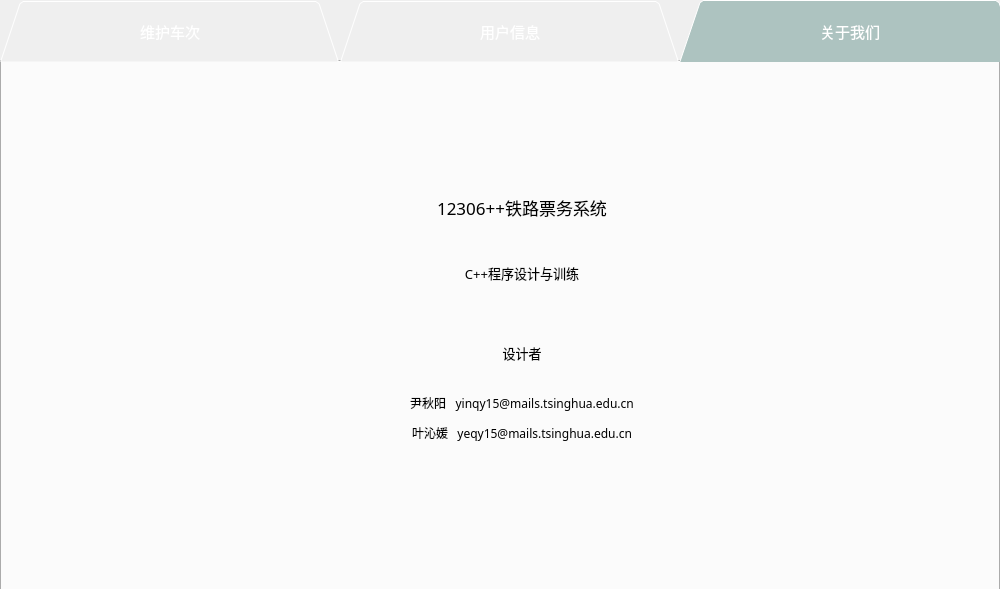
<?xml version="1.0" encoding="UTF-8"?>
<ui version="4.0">
 <class>adminWindow</class>
 <widget class="QMainWindow" name="adminWindow">
  <property name="geometry">
   <rect>
    <x>0</x>
    <y>0</y>
    <width>1000</width>
    <height>589</height>
   </rect>
  </property>
  <property name="font">
   <font>
    <family>微软雅黑</family>
    <pointsize>11</pointsize>
   </font>
  </property>
  <property name="windowTitle">
   <string>12306++铁路票务系统</string>
  </property>
  <property name="styleSheet">
   <string notr="true"/>
  </property>
  <widget class="QWidget" name="centralwidget">
   <widget class="QTabWidget" name="main">
    <property name="geometry">
     <rect>
      <x>0</x>
      <y>0</y>
      <width>1000</width>
      <height>700</height>
     </rect>
    </property>
    <property name="sizePolicy">
     <sizepolicy hsizetype="Fixed" vsizetype="Fixed">
      <horstretch>0</horstretch>
      <verstretch>0</verstretch>
     </sizepolicy>
    </property>
    <property name="font">
     <font>
      <family>微软雅黑</family>
      <pointsize>11</pointsize>
     </font>
    </property>
    <property name="styleSheet">
     <string notr="true"> QTabBar::tab {
  background: rgb(87,96,105);
  color: white;
  padding: 20px;
  width: 300px;
 }

 QTabBar::tab:selected {
  background: rgb(173,195,192);
 }</string>
    </property>
    <property name="tabPosition">
     <enum>QTabWidget::North</enum>
    </property>
    <property name="tabShape">
     <enum>QTabWidget::Triangular</enum>
    </property>
    <property name="currentIndex">
     <number>2</number>
    </property>
    <property name="iconSize">
     <size>
      <width>20</width>
      <height>20</height>
     </size>
    </property>
    <property name="elideMode">
     <enum>Qt::ElideNone</enum>
    </property>
    <property name="usesScrollButtons">
     <bool>false</bool>
    </property>
    <widget class="QWidget" name="tab">
     <attribute name="title">
      <string>维护车次</string>
     </attribute>
     <widget class="QTableWidget" name="trainTable">
      <property name="geometry">
       <rect>
        <x>10</x>
        <y>90</y>
        <width>981</width>
        <height>351</height>
       </rect>
      </property>
      <property name="font">
       <font>
        <family>微软雅黑</family>
        <pointsize>11</pointsize>
       </font>
      </property>
      <property name="frameShape">
       <enum>QFrame::StyledPanel</enum>
      </property>
      <property name="lineWidth">
       <number>0</number>
      </property>
      <property name="verticalScrollBarPolicy">
       <enum>Qt::ScrollBarAlwaysOn</enum>
      </property>
      <property name="editTriggers">
       <set>QAbstractItemView::NoEditTriggers</set>
      </property>
      <property name="alternatingRowColors">
       <bool>true</bool>
      </property>
      <property name="selectionMode">
       <enum>QAbstractItemView::SingleSelection</enum>
      </property>
      <property name="selectionBehavior">
       <enum>QAbstractItemView::SelectRows</enum>
      </property>
      <property name="showGrid">
       <bool>false</bool>
      </property>
      <attribute name="horizontalHeaderStretchLastSection">
       <bool>true</bool>
      </attribute>
     </widget>
     <widget class="QPushButton" name="bEditTrain">
      <property name="geometry">
       <rect>
        <x>840</x>
        <y>460</y>
        <width>121</width>
        <height>41</height>
       </rect>
      </property>
      <property name="font">
       <font>
        <family>微软雅黑</family>
        <pointsize>12</pointsize>
       </font>
      </property>
      <property name="text">
       <string>修改</string>
      </property>
     </widget>
     <widget class="QPushButton" name="bDeleteTrain">
      <property name="geometry">
       <rect>
        <x>710</x>
        <y>460</y>
        <width>121</width>
        <height>41</height>
       </rect>
      </property>
      <property name="font">
       <font>
        <family>微软雅黑</family>
        <pointsize>12</pointsize>
       </font>
      </property>
      <property name="text">
       <string>删除</string>
      </property>
     </widget>
     <widget class="QPushButton" name="bNewTrain">
      <property name="geometry">
       <rect>
        <x>580</x>
        <y>460</y>
        <width>121</width>
        <height>41</height>
       </rect>
      </property>
      <property name="font">
       <font>
        <family>微软雅黑</family>
        <pointsize>12</pointsize>
       </font>
      </property>
      <property name="text">
       <string>新增</string>
      </property>
     </widget>
     <widget class="QLabel" name="label_25">
      <property name="geometry">
       <rect>
        <x>50</x>
        <y>470</y>
        <width>471</width>
        <height>21</height>
       </rect>
      </property>
      <property name="font">
       <font>
        <family>微软雅黑</family>
        <pointsize>11</pointsize>
       </font>
      </property>
      <property name="text">
       <string>温馨提示：双击表中的列车可查看途经车站与停站时间</string>
      </property>
     </widget>
     <widget class="QTimeEdit" name="time2">
      <property name="geometry">
       <rect>
        <x>650</x>
        <y>30</y>
        <width>61</width>
        <height>41</height>
       </rect>
      </property>
      <property name="font">
       <font>
        <family>微软雅黑</family>
        <pointsize>9</pointsize>
       </font>
      </property>
      <property name="displayFormat">
       <string>HH:mm</string>
      </property>
      <property name="time">
       <time>
        <hour>20</hour>
        <minute>0</minute>
        <second>0</second>
       </time>
      </property>
     </widget>
     <widget class="QDateEdit" name="dDate">
      <property name="geometry">
       <rect>
        <x>380</x>
        <y>30</y>
        <width>121</width>
        <height>41</height>
       </rect>
      </property>
      <property name="font">
       <font>
        <family>微软雅黑</family>
        <pointsize>9</pointsize>
       </font>
      </property>
      <property name="currentSection">
       <enum>QDateTimeEdit::YearSection</enum>
      </property>
      <property name="displayFormat">
       <string>yyyy/MM/dd</string>
      </property>
      <property name="calendarPopup">
       <bool>true</bool>
      </property>
      <property name="date">
       <date>
        <year>2016</year>
        <month>9</month>
        <day>12</day>
       </date>
      </property>
     </widget>
     <widget class="QLineEdit" name="lDes">
      <property name="geometry">
       <rect>
        <x>220</x>
        <y>30</y>
        <width>81</width>
        <height>41</height>
       </rect>
      </property>
      <property name="font">
       <font>
        <family>微软雅黑</family>
        <pointsize>9</pointsize>
       </font>
      </property>
      <property name="alignment">
       <set>Qt::AlignCenter</set>
      </property>
     </widget>
     <widget class="QPushButton" name="bSearch">
      <property name="geometry">
       <rect>
        <x>860</x>
        <y>30</y>
        <width>111</width>
        <height>41</height>
       </rect>
      </property>
      <property name="font">
       <font>
        <family>微软雅黑</family>
        <pointsize>12</pointsize>
       </font>
      </property>
      <property name="text">
       <string>查询</string>
      </property>
     </widget>
     <widget class="QLabel" name="label_24">
      <property name="geometry">
       <rect>
        <x>510</x>
        <y>40</y>
        <width>81</width>
        <height>21</height>
       </rect>
      </property>
      <property name="font">
       <font>
        <family>微软雅黑</family>
        <pointsize>9</pointsize>
       </font>
      </property>
      <property name="text">
       <string>时间区间</string>
      </property>
     </widget>
     <widget class="QLabel" name="label_26">
      <property name="geometry">
       <rect>
        <x>720</x>
        <y>40</y>
        <width>81</width>
        <height>21</height>
       </rect>
      </property>
      <property name="font">
       <font>
        <family>微软雅黑</family>
        <pointsize>9</pointsize>
       </font>
      </property>
      <property name="text">
       <string>列车类型</string>
      </property>
     </widget>
     <widget class="QTimeEdit" name="time1">
      <property name="geometry">
       <rect>
        <x>580</x>
        <y>30</y>
        <width>61</width>
        <height>41</height>
       </rect>
      </property>
      <property name="font">
       <font>
        <family>微软雅黑</family>
        <pointsize>9</pointsize>
       </font>
      </property>
      <property name="displayFormat">
       <string>HH:mm</string>
      </property>
      <property name="time">
       <time>
        <hour>8</hour>
        <minute>0</minute>
        <second>0</second>
       </time>
      </property>
     </widget>
     <widget class="QLineEdit" name="lStart">
      <property name="geometry">
       <rect>
        <x>80</x>
        <y>30</y>
        <width>81</width>
        <height>41</height>
       </rect>
      </property>
      <property name="font">
       <font>
        <family>微软雅黑</family>
        <pointsize>9</pointsize>
       </font>
      </property>
      <property name="alignment">
       <set>Qt::AlignCenter</set>
      </property>
     </widget>
     <widget class="QLabel" name="label_21">
      <property name="geometry">
       <rect>
        <x>30</x>
        <y>40</y>
        <width>81</width>
        <height>21</height>
       </rect>
      </property>
      <property name="font">
       <font>
        <family>微软雅黑</family>
        <pointsize>9</pointsize>
       </font>
      </property>
      <property name="text">
       <string>出发站</string>
      </property>
     </widget>
     <widget class="QLabel" name="label_22">
      <property name="geometry">
       <rect>
        <x>170</x>
        <y>40</y>
        <width>81</width>
        <height>21</height>
       </rect>
      </property>
      <property name="font">
       <font>
        <family>微软雅黑</family>
        <pointsize>9</pointsize>
       </font>
      </property>
      <property name="text">
       <string>到达站</string>
      </property>
     </widget>
     <widget class="QComboBox" name="cType">
      <property name="geometry">
       <rect>
        <x>790</x>
        <y>30</y>
        <width>61</width>
        <height>41</height>
       </rect>
      </property>
      <property name="font">
       <font>
        <family>微软雅黑</family>
        <pointsize>9</pointsize>
       </font>
      </property>
      <item>
       <property name="text">
        <string>全部</string>
       </property>
      </item>
      <item>
       <property name="text">
        <string>G</string>
       </property>
      </item>
      <item>
       <property name="text">
        <string>D</string>
       </property>
      </item>
      <item>
       <property name="text">
        <string>T</string>
       </property>
      </item>
      <item>
       <property name="text">
        <string>K</string>
       </property>
      </item>
     </widget>
     <widget class="QLabel" name="label_23">
      <property name="geometry">
       <rect>
        <x>310</x>
        <y>40</y>
        <width>81</width>
        <height>21</height>
       </rect>
      </property>
      <property name="font">
       <font>
        <family>微软雅黑</family>
        <pointsize>9</pointsize>
       </font>
      </property>
      <property name="text">
       <string>出行日期</string>
      </property>
     </widget>
    </widget>
    <widget class="QWidget" name="tab_3">
     <property name="font">
      <font>
       <family>微软雅黑</family>
      </font>
     </property>
     <attribute name="title">
      <string>用户信息</string>
     </attribute>
     <widget class="QPushButton" name="bEdit">
      <property name="geometry">
       <rect>
        <x>400</x>
        <y>350</y>
        <width>221</width>
        <height>30</height>
       </rect>
      </property>
      <property name="font">
       <font>
        <family>微软雅黑</family>
       </font>
      </property>
      <property name="text">
       <string>修改信息</string>
      </property>
     </widget>
     <widget class="QPushButton" name="bLogout">
      <property name="geometry">
       <rect>
        <x>400</x>
        <y>400</y>
        <width>100</width>
        <height>30</height>
       </rect>
      </property>
      <property name="font">
       <font>
        <family>微软雅黑</family>
       </font>
      </property>
      <property name="text">
       <string>退出登录</string>
      </property>
     </widget>
     <widget class="QPushButton" name="bExit">
      <property name="geometry">
       <rect>
        <x>520</x>
        <y>400</y>
        <width>100</width>
        <height>30</height>
       </rect>
      </property>
      <property name="font">
       <font>
        <family>微软雅黑</family>
       </font>
      </property>
      <property name="text">
       <string>退出程序</string>
      </property>
     </widget>
     <widget class="QLabel" name="label_6">
      <property name="geometry">
       <rect>
        <x>360</x>
        <y>190</y>
        <width>72</width>
        <height>15</height>
       </rect>
      </property>
      <property name="font">
       <font>
        <family>微软雅黑</family>
       </font>
      </property>
      <property name="text">
       <string>姓名</string>
      </property>
     </widget>
     <widget class="QLabel" name="label_7">
      <property name="geometry">
       <rect>
        <x>360</x>
        <y>160</y>
        <width>72</width>
        <height>15</height>
       </rect>
      </property>
      <property name="font">
       <font>
        <family>微软雅黑</family>
       </font>
      </property>
      <property name="text">
       <string>密码</string>
      </property>
     </widget>
     <widget class="QLineEdit" name="lName">
      <property name="enabled">
       <bool>false</bool>
      </property>
      <property name="geometry">
       <rect>
        <x>460</x>
        <y>190</y>
        <width>191</width>
        <height>21</height>
       </rect>
      </property>
      <property name="font">
       <font>
        <family>微软雅黑</family>
       </font>
      </property>
      <property name="readOnly">
       <bool>false</bool>
      </property>
     </widget>
     <widget class="QLabel" name="label_9">
      <property name="geometry">
       <rect>
        <x>360</x>
        <y>130</y>
        <width>72</width>
        <height>15</height>
       </rect>
      </property>
      <property name="font">
       <font>
        <family>微软雅黑</family>
       </font>
      </property>
      <property name="text">
       <string>用户名</string>
      </property>
     </widget>
     <widget class="QLineEdit" name="lUsername">
      <property name="enabled">
       <bool>false</bool>
      </property>
      <property name="geometry">
       <rect>
        <x>460</x>
        <y>130</y>
        <width>191</width>
        <height>21</height>
       </rect>
      </property>
      <property name="font">
       <font>
        <family>微软雅黑</family>
       </font>
      </property>
      <property name="readOnly">
       <bool>true</bool>
      </property>
     </widget>
     <widget class="QLineEdit" name="lPosition">
      <property name="enabled">
       <bool>false</bool>
      </property>
      <property name="geometry">
       <rect>
        <x>460</x>
        <y>250</y>
        <width>191</width>
        <height>21</height>
       </rect>
      </property>
      <property name="font">
       <font>
        <family>微软雅黑</family>
       </font>
      </property>
      <property name="readOnly">
       <bool>false</bool>
      </property>
     </widget>
     <widget class="QLineEdit" name="lPassword">
      <property name="enabled">
       <bool>false</bool>
      </property>
      <property name="geometry">
       <rect>
        <x>460</x>
        <y>160</y>
        <width>191</width>
        <height>21</height>
       </rect>
      </property>
      <property name="font">
       <font>
        <family>微软雅黑</family>
       </font>
      </property>
      <property name="echoMode">
       <enum>QLineEdit::Password</enum>
      </property>
      <property name="readOnly">
       <bool>false</bool>
      </property>
     </widget>
     <widget class="QLabel" name="label_15">
      <property name="geometry">
       <rect>
        <x>360</x>
        <y>220</y>
        <width>72</width>
        <height>15</height>
       </rect>
      </property>
      <property name="font">
       <font>
        <family>微软雅黑</family>
       </font>
      </property>
      <property name="text">
       <string>手机号码</string>
      </property>
     </widget>
     <widget class="QLineEdit" name="lPhone">
      <property name="enabled">
       <bool>false</bool>
      </property>
      <property name="geometry">
       <rect>
        <x>460</x>
        <y>220</y>
        <width>191</width>
        <height>21</height>
       </rect>
      </property>
      <property name="font">
       <font>
        <family>微软雅黑</family>
       </font>
      </property>
      <property name="readOnly">
       <bool>false</bool>
      </property>
     </widget>
     <widget class="QLabel" name="label_16">
      <property name="geometry">
       <rect>
        <x>360</x>
        <y>250</y>
        <width>72</width>
        <height>15</height>
       </rect>
      </property>
      <property name="font">
       <font>
        <family>微软雅黑</family>
       </font>
      </property>
      <property name="text">
       <string>职位</string>
      </property>
     </widget>
     <widget class="QLabel" name="label_19">
      <property name="geometry">
       <rect>
        <x>360</x>
        <y>90</y>
        <width>91</width>
        <height>21</height>
       </rect>
      </property>
      <property name="font">
       <font>
        <family>微软雅黑</family>
        <pointsize>12</pointsize>
       </font>
      </property>
      <property name="text">
       <string>基本信息</string>
      </property>
     </widget>
     <widget class="QPushButton" name="bEditComplete">
      <property name="geometry">
       <rect>
        <x>400</x>
        <y>350</y>
        <width>101</width>
        <height>30</height>
       </rect>
      </property>
      <property name="font">
       <font>
        <family>微软雅黑</family>
       </font>
      </property>
      <property name="text">
       <string>完成</string>
      </property>
     </widget>
     <widget class="QPushButton" name="bEditCancel">
      <property name="geometry">
       <rect>
        <x>520</x>
        <y>350</y>
        <width>101</width>
        <height>30</height>
       </rect>
      </property>
      <property name="font">
       <font>
        <family>微软雅黑</family>
       </font>
      </property>
      <property name="text">
       <string>取消</string>
      </property>
     </widget>
     <zorder>bEditCancel</zorder>
     <zorder>bEditComplete</zorder>
     <zorder>bEdit</zorder>
     <zorder>bLogout</zorder>
     <zorder>bExit</zorder>
     <zorder>label_6</zorder>
     <zorder>label_7</zorder>
     <zorder>lName</zorder>
     <zorder>label_9</zorder>
     <zorder>lUsername</zorder>
     <zorder>lPosition</zorder>
     <zorder>lPassword</zorder>
     <zorder>label_15</zorder>
     <zorder>lPhone</zorder>
     <zorder>label_16</zorder>
     <zorder>label_19</zorder>
    </widget>
    <widget class="QWidget" name="tab_4">
     <attribute name="title">
      <string>关于我们</string>
     </attribute>
     <widget class="QLabel" name="label">
      <property name="geometry">
       <rect>
        <x>370</x>
        <y>120</y>
        <width>300</width>
        <height>51</height>
       </rect>
      </property>
      <property name="font">
       <font>
        <family>微软雅黑</family>
        <pointsize>13</pointsize>
       </font>
      </property>
      <property name="text">
       <string>12306++铁路票务系统</string>
      </property>
      <property name="alignment">
       <set>Qt::AlignCenter</set>
      </property>
     </widget>
     <widget class="QLabel" name="label_2">
      <property name="geometry">
       <rect>
        <x>420</x>
        <y>190</y>
        <width>200</width>
        <height>41</height>
       </rect>
      </property>
      <property name="font">
       <font>
        <family>微软雅黑</family>
        <pointsize>10</pointsize>
       </font>
      </property>
      <property name="text">
       <string>C++程序设计与训练</string>
      </property>
      <property name="alignment">
       <set>Qt::AlignCenter</set>
      </property>
     </widget>
     <widget class="QLabel" name="label_3">
      <property name="geometry">
       <rect>
        <x>420</x>
        <y>270</y>
        <width>200</width>
        <height>41</height>
       </rect>
      </property>
      <property name="font">
       <font>
        <family>微软雅黑</family>
        <pointsize>10</pointsize>
       </font>
      </property>
      <property name="text">
       <string>设计者</string>
      </property>
      <property name="alignment">
       <set>Qt::AlignCenter</set>
      </property>
     </widget>
     <widget class="QLabel" name="label_4">
      <property name="geometry">
       <rect>
        <x>370</x>
        <y>320</y>
        <width>300</width>
        <height>41</height>
       </rect>
      </property>
      <property name="font">
       <font>
        <family>微软雅黑</family>
        <pointsize>9</pointsize>
       </font>
      </property>
      <property name="text">
       <string>尹秋阳   yinqy15@mails.tsinghua.edu.cn</string>
      </property>
      <property name="alignment">
       <set>Qt::AlignCenter</set>
      </property>
     </widget>
     <widget class="QLabel" name="label_5">
      <property name="geometry">
       <rect>
        <x>370</x>
        <y>350</y>
        <width>300</width>
        <height>41</height>
       </rect>
      </property>
      <property name="font">
       <font>
        <family>微软雅黑</family>
        <pointsize>9</pointsize>
       </font>
      </property>
      <property name="text">
       <string>叶沁媛   yeqy15@mails.tsinghua.edu.cn</string>
      </property>
      <property name="alignment">
       <set>Qt::AlignCenter</set>
      </property>
     </widget>
    </widget>
   </widget>
  </widget>
 </widget>
 <tabstops>
  <tabstop>main</tabstop>
  <tabstop>lStart</tabstop>
  <tabstop>lDes</tabstop>
  <tabstop>dDate</tabstop>
  <tabstop>time1</tabstop>
  <tabstop>time2</tabstop>
  <tabstop>cType</tabstop>
  <tabstop>bSearch</tabstop>
  <tabstop>trainTable</tabstop>
  <tabstop>bNewTrain</tabstop>
  <tabstop>bDeleteTrain</tabstop>
  <tabstop>bEditTrain</tabstop>
  <tabstop>bEdit</tabstop>
  <tabstop>bLogout</tabstop>
  <tabstop>bExit</tabstop>
  <tabstop>lName</tabstop>
  <tabstop>lUsername</tabstop>
  <tabstop>lPosition</tabstop>
  <tabstop>lPassword</tabstop>
  <tabstop>lPhone</tabstop>
  <tabstop>bEditComplete</tabstop>
  <tabstop>bEditCancel</tabstop>
 </tabstops>
 <resources/>
 <connections>
  <connection>
   <sender>bEdit</sender>
   <signal>clicked()</signal>
   <receiver>bEdit</receiver>
   <slot>hide()</slot>
   <hints>
    <hint type="sourcelabel">
     <x>541</x>
     <y>499</y>
    </hint>
    <hint type="destinationlabel">
     <x>522</x>
     <y>499</y>
    </hint>
   </hints>
  </connection>
  <connection>
   <sender>bEditCancel</sender>
   <signal>clicked()</signal>
   <receiver>bEditComplete</receiver>
   <slot>hide()</slot>
   <hints>
    <hint type="sourcelabel">
     <x>652</x>
     <y>450</y>
    </hint>
    <hint type="destinationlabel">
     <x>577</x>
     <y>444</y>
    </hint>
   </hints>
  </connection>
  <connection>
   <sender>bEdit</sender>
   <signal>clicked()</signal>
   <receiver>bEditComplete</receiver>
   <slot>show()</slot>
   <hints>
    <hint type="sourcelabel">
     <x>572</x>
     <y>499</y>
    </hint>
    <hint type="destinationlabel">
     <x>588</x>
     <y>447</y>
    </hint>
   </hints>
  </connection>
  <connection>
   <sender>bEdit</sender>
   <signal>clicked()</signal>
   <receiver>bEditCancel</receiver>
   <slot>show()</slot>
   <hints>
    <hint type="sourcelabel">
     <x>596</x>
     <y>487</y>
    </hint>
    <hint type="destinationlabel">
     <x>642</x>
     <y>447</y>
    </hint>
   </hints>
  </connection>
  <connection>
   <sender>bEditCancel</sender>
   <signal>clicked()</signal>
   <receiver>bEdit</receiver>
   <slot>show()</slot>
   <hints>
    <hint type="sourcelabel">
     <x>634</x>
     <y>451</y>
    </hint>
    <hint type="destinationlabel">
     <x>590</x>
     <y>494</y>
    </hint>
   </hints>
  </connection>
  <connection>
   <sender>bEditCancel</sender>
   <signal>clicked()</signal>
   <receiver>bEditCancel</receiver>
   <slot>hide()</slot>
   <hints>
    <hint type="sourcelabel">
     <x>657</x>
     <y>452</y>
    </hint>
    <hint type="destinationlabel">
     <x>663</x>
     <y>451</y>
    </hint>
   </hints>
  </connection>
 </connections>
</ui>
